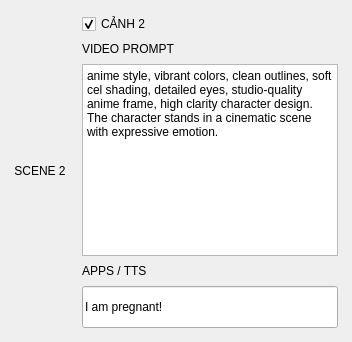
                <widget class="QFrame" name="sceneFrame_2">
                 <property name="sizePolicy">
                  <sizepolicy hsizetype="Expanding" vsizetype="Fixed">
                   <horstretch>0</horstretch>
                   <verstretch>0</verstretch>
                  </sizepolicy>
                 </property>
                 <property name="minimumSize">
                  <size>
                   <width>0</width>
                   <height>235</height>
                  </size>
                 </property>
                 <property name="role" stdset="0">
                  <string>sceneFrame</string>
                 </property>
                 <layout class="QHBoxLayout" name="sceneLayout_2">
                  <property name="spacing">
                   <number>16</number>
                  </property>
                  <property name="leftMargin">
                   <number>14</number>
                  </property>
                  <property name="topMargin">
                   <number>14</number>
                  </property>
                  <property name="rightMargin">
                   <number>14</number>
                  </property>
                  <property name="bottomMargin">
                   <number>14</number>
                  </property>
                  <item stretch="1">
                   <widget class="QLabel" name="sceneImageBox_2">
                    <property name="minimumSize">
                     <size>
                      <width>0</width>
                      <height>165</height>
                     </size>
                    </property>
                    <property name="text">
                     <string>SCENE 2</string>
                    </property>
                    <property name="role" stdset="0">
                     <string>sceneImageBox</string>
                    </property>
                    <property name="alignment">
                     <set>Qt::AlignCenter</set>
                    </property>
                   </widget>
                  </item>
                  <item stretch="3">
                   <widget class="QFrame" name="sceneRightBox_2">
                    <property name="sizePolicy">
                     <sizepolicy hsizetype="Expanding" vsizetype="Expanding">
                      <horstretch>0</horstretch>
                      <verstretch>0</verstretch>
                     </sizepolicy>
                    </property>
                    <layout class="QVBoxLayout" name="sceneRightLayout_2">
                     <property name="spacing">
                      <number>8</number>
                     </property>
                     <property name="leftMargin">
                      <number>0</number>
                     </property>
                     <property name="topMargin">
                      <number>0</number>
                     </property>
                     <property name="rightMargin">
                      <number>0</number>
                     </property>
                     <property name="bottomMargin">
                      <number>0</number>
                     </property>
                     <item>
                      <widget class="QCheckBox" name="sceneTitle_2">
                       <property name="sizePolicy">
                        <sizepolicy hsizetype="Expanding" vsizetype="Fixed">
                         <horstretch>0</horstretch>
                         <verstretch>0</verstretch>
                        </sizepolicy>
                       </property>
                       <property name="text">
                        <string>CẢNH 2</string>
                       </property>
                       <property name="checked">
                        <bool>true</bool>
                       </property>
                       <property name="role" stdset="0">
                        <string>sceneTitle</string>
                       </property>
                      </widget>
                     </item>
                     <item>
                      <widget class="QLabel" name="labelPrompt_2">
                       <property name="text">
                        <string>VIDEO PROMPT</string>
                       </property>
                       <property name="role" stdset="0">
                        <string>cyanLabel</string>
                       </property>
                      </widget>
                     </item>
                     <item stretch="1">
                      <widget class="QTextEdit" name="prompt_2">
                       <property name="sizePolicy">
                        <sizepolicy hsizetype="Expanding" vsizetype="Expanding">
                         <horstretch>0</horstretch>
                         <verstretch>0</verstretch>
                        </sizepolicy>
                       </property>
                       <property name="minimumSize">
                        <size>
                         <width>0</width>
                         <height>90</height>
                        </size>
                       </property>
                       <property name="plainText">
                        <string>anime style, vibrant colors, clean outlines, soft cel shading, detailed eyes, studio-quality anime frame, high clarity character design. The character stands in a cinematic scene with expressive emotion.</string>
                       </property>
                      </widget>
                     </item>
                     <item>
                      <widget class="QLabel" name="labelTts_2">
                       <property name="text">
                        <string>APPS / TTS</string>
                       </property>
                       <property name="role" stdset="0">
                        <string>cyanLabel</string>
                       </property>
                      </widget>
                     </item>
                     <item>
                      <widget class="QLineEdit" name="tts_2">
                       <property name="sizePolicy">
                        <sizepolicy hsizetype="Expanding" vsizetype="Fixed">
                         <horstretch>0</horstretch>
                         <verstretch>0</verstretch>
                        </sizepolicy>
                       </property>
                       <property name="minimumSize">
                        <size>
                         <width>0</width>
                         <height>42</height>
                        </size>
                       </property>
                       <property name="text">
                        <string>I am pregnant!</string>
                       </property>
                      </widget>
                     </item>
                    </layout>
                   </widget>
                  </item>
                 </layout>
                </widget>
